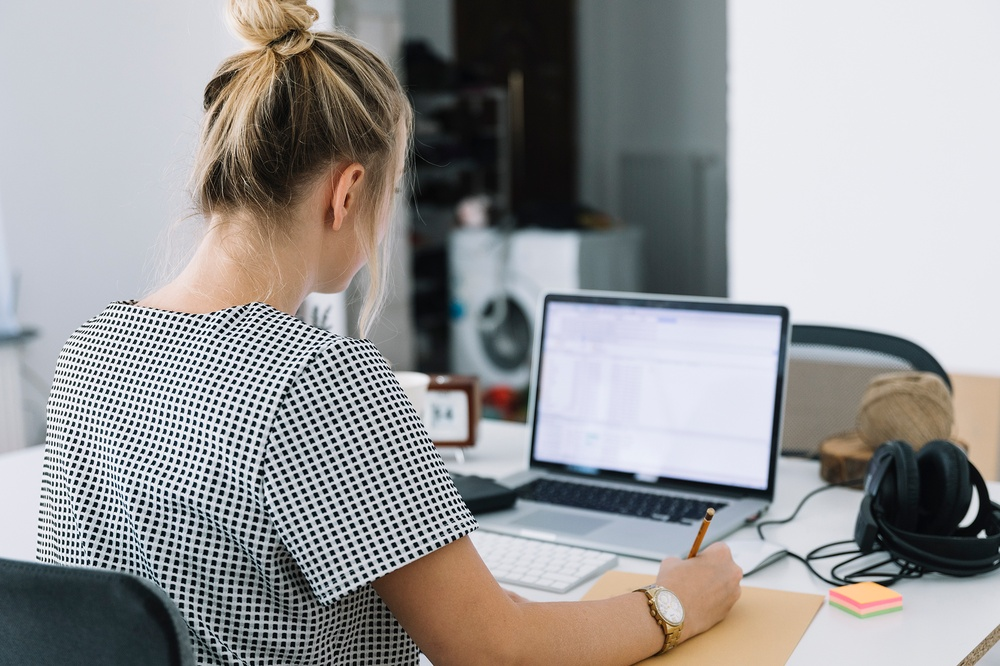
#> input picture assets/admin/images/authentication-bg.jpg, 1000 x 666 px, shrunk from 2000 x 1333 before the run
$ python -i img.py   (imports and definitions only)
#> lines starting #> are read from the running program, lines starting #| are printed output that depends on the picture
def cat_img(path):
    from PIL import Image

    image = Image.open(path)
#> image is the input picture: PIL image 1000x666 RGB; mean R, G, B 152.4, 151.7, 152
    image = image.convert('RGB')
    w, h = image.size
#> w = 1000; h = 666

    length = int(abs(w - h) // 2)  # 一侧需要填充的长度
#> length = 167

    if w > h:
        cropped = image.crop((length, 0, h + length, h))  # (left, upper, right, lower)
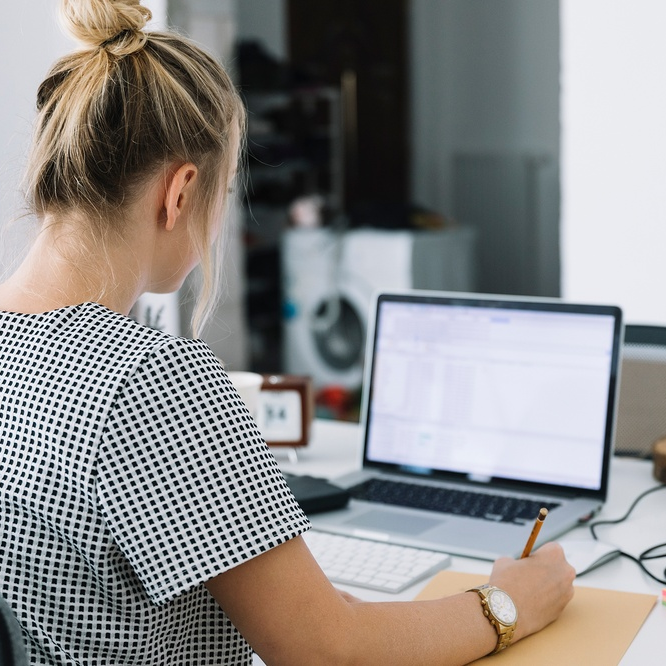
#> cropped: PIL image 666x666 RGB; mean R, G, B 141.3, 138.9, 137.7
    else:
        cropped = image.crop((0, length, w, w + length))  # (left, upper, right, lower)

    cropped.save(path)

>>> result = cat_img('../../assets/admin/images/authentication-bg.jpg')

$ run again, on assets/admin/images/error-img.png
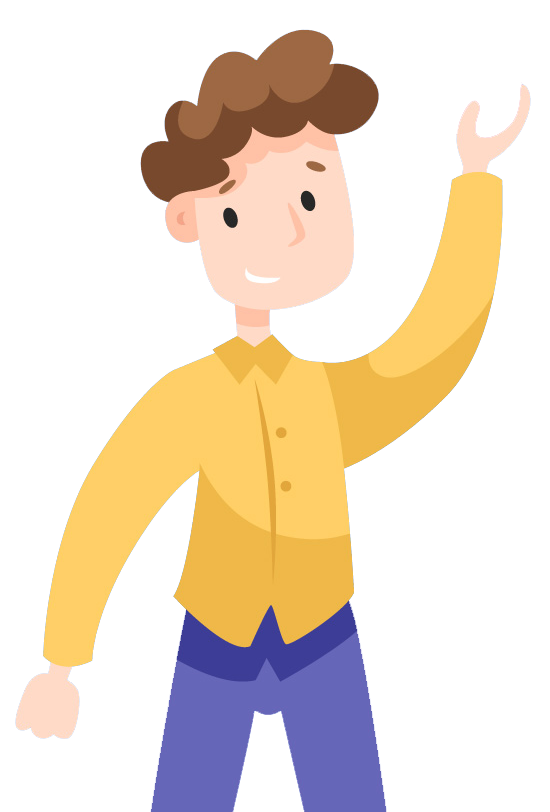
#> input picture assets/admin/images/error-img.png, 550 x 812 px
#> in cat_img, image is the input picture: PIL image 550x812 RGBA; mean R, G, B, A 235.5, 221, 204.3, 97.3
#> image: PIL image 550x812 RGB
#> in cat_img, `cropped = image.crop((0, length, w, w + length))`:
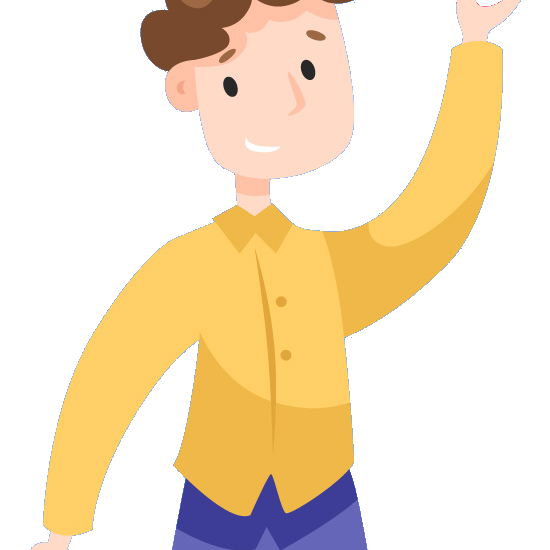
#> cropped: PIL image 550x550 RGB; mean R, G, B 244, 225.3, 196.1

$ run again, on assets/admin/images/maintenance-bg.png
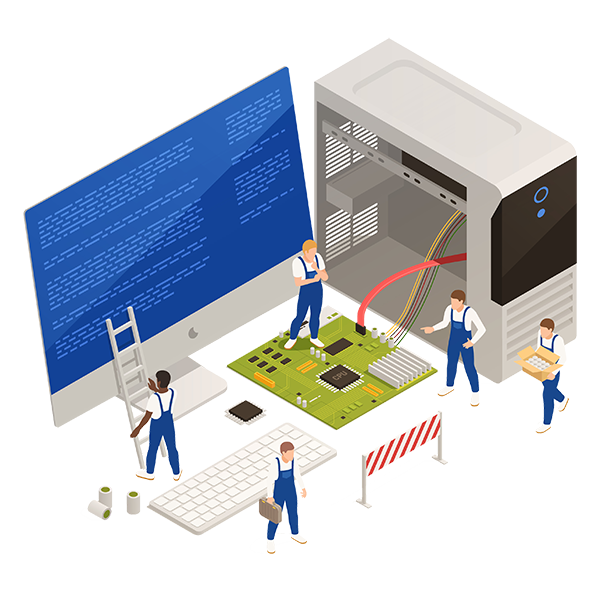
#> input picture assets/admin/images/maintenance-bg.png, 600 x 600 px
#> in cat_img, image is the input picture: PIL image 600x600 RGBA; mean R, G, B, A 183.8, 188.1, 193.8, 118.6
#> in cat_img, `image = image.convert('RGB')`:
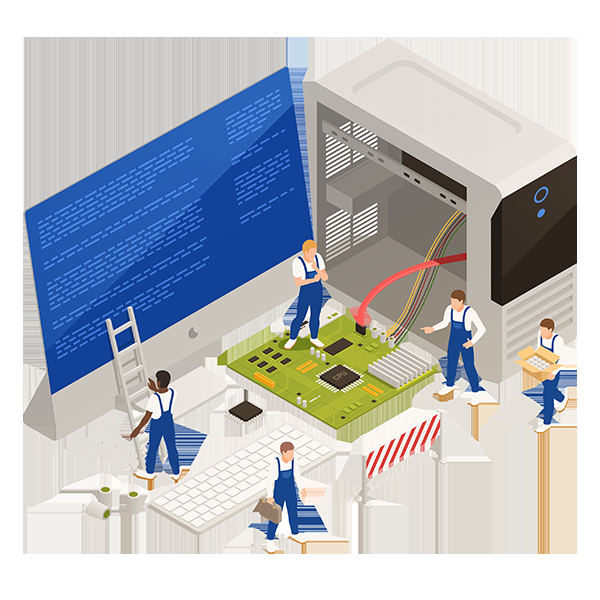
#> image: PIL image 600x600 RGB; mean R, G, B 183.8, 188.1, 193.8
